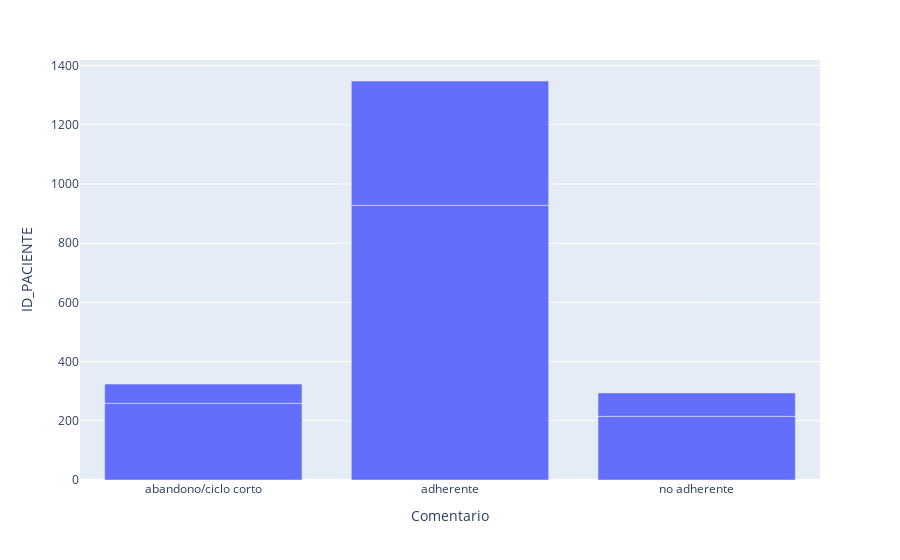

Notebook cell for this chart:
### Markdown cell above
Navidad no parece afectar la adherencia al montelukast

### Code cell
montelukast=pd.read_csv("/mnt/Storage/ds4a/Proyecto Omnivida/git-Omnivida/Funciones Objetivo/Train_BUDESONIDA_trabajo.csv")
m2=montelukast[montelukast.Comentario!="ultimo registro"].groupby(['FestividadNavidad','Comentario']).count().reset_index()

px.bar(m2,x="Comentario",y="ID_PACIENTE")

### Figure 1 — Plotly figure (JSON) as saved in the notebook; plotly's stock layout.template omitted (floating-point values rounded to 4 significant figures)
{"data": [{"alignmentgroup": "True", "hovertemplate": "Comentario=%{x}<br>ID_PACIENTE=%{y}<extra></extra>", "legendgroup": "", "marker": {"color": "#636efa"}, "name": "", "offsetgroup": "", "orientation": "v", "showlegend": false, "textposition": "auto", "type": "bar", "x": ["abandono/ciclo corto", "adherente", "no adherente", "abandono/ciclo corto", "adherente", "no adherente"], "xaxis": "x", "y": [259, 928, 215, 65, 420, 79], "yaxis": "y"}], "layout": {"barmode": "relative", "legend": {"tracegroupgap": 0}, "margin": {"t": 60}, "xaxis": {"anchor": "y", "domain": [0, 1], "title": {"text": "Comentario"}}, "yaxis": {"anchor": "x", "domain": [0, 1], "title": {"text": "ID_PACIENTE"}}}}
